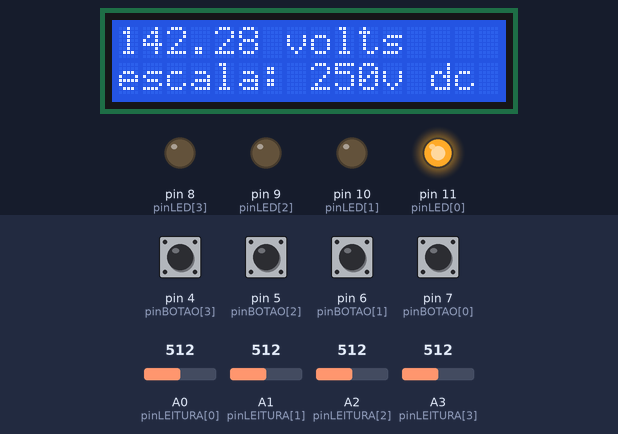
Bench run of a sketch on a simulated Arduino Uno, built with avr-gcc and run on an emulated ATmega328P. Shown: 16×2 character LCD, output pins drawn as LEDs (lit = HIGH). The inputs (shaded band) are chosen by the test bench; at power-on: pin 4 (pinBOTAO[3]), pin 5 (pinBOTAO[2]), pin 6 (pinBOTAO[1]), pin 7 (pinBOTAO[0]) HIGH, A1 (pinLEITURA[1]) = 512, A0 (pinLEITURA[0]) = 512, A2 (pinLEITURA[2]) = 512, A3 (pinLEITURA[3]) = 512. What the sketch prints to the serial monitor is not drawn.

Above: at 1.2 s.
1.3 s: pin 4 (pinBOTAO[3]) pulled LOW for 0.15 s
At 2.4 s:
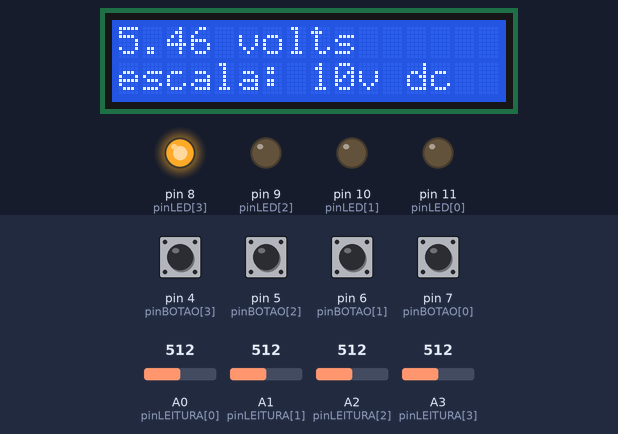
2.9 s: pin 5 (pinBOTAO[2]) pulled LOW for 0.15 s
At 3.9 s:
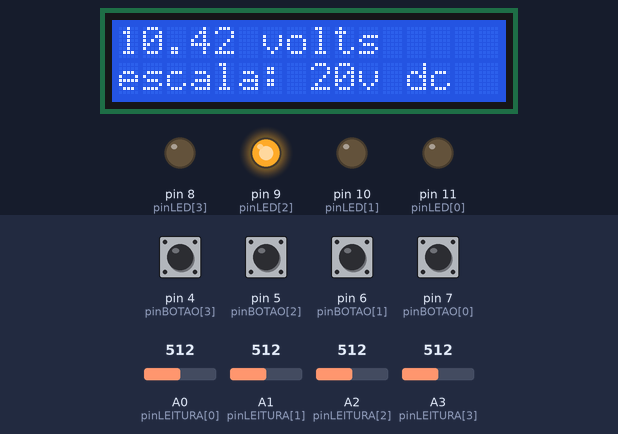
4.5 s: pin 6 (pinBOTAO[1]) pulled LOW for 0.15 s
At 5.2 s:
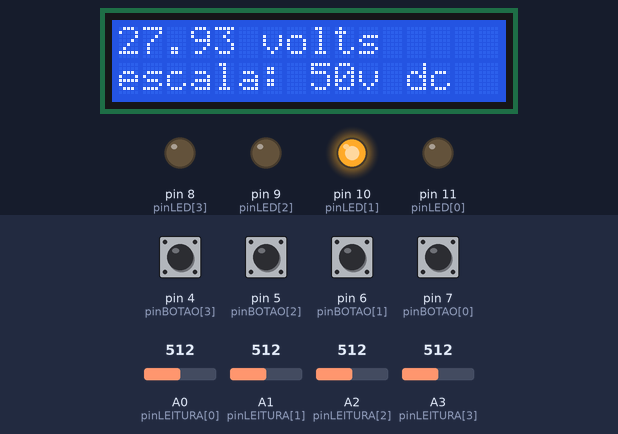
6.1 s: A1 (pinLEITURA[1]) set to 716
At 7.2 s:
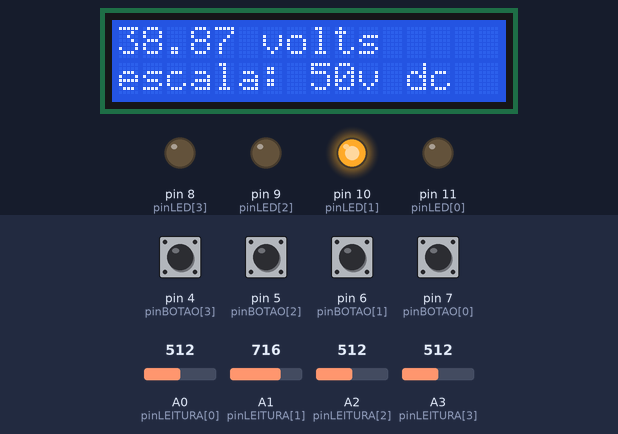
7.7 s: pin 7 (pinBOTAO[0]) pulled LOW for 0.15 s
At 7.78 s:
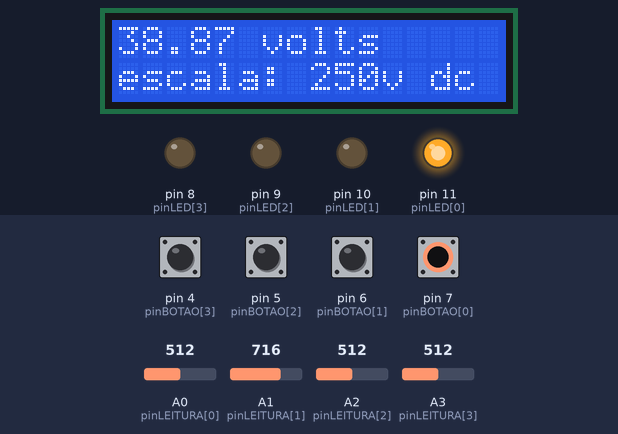
9.3 s: A0 (pinLEITURA[0]) set to 716
At 9.8 s:
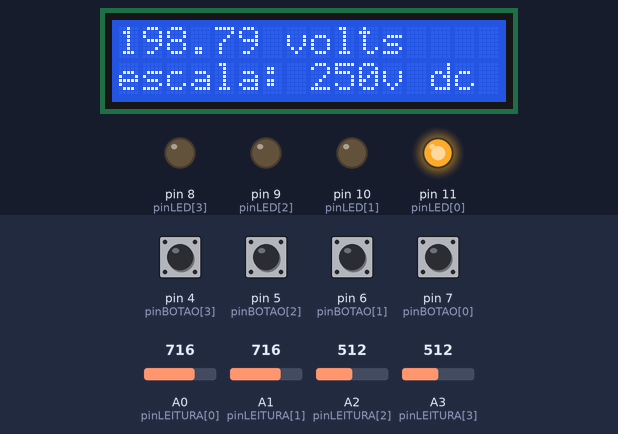
Timing chart, 0 to 11.9 s (numbered marks = the images above; inputs shaded):
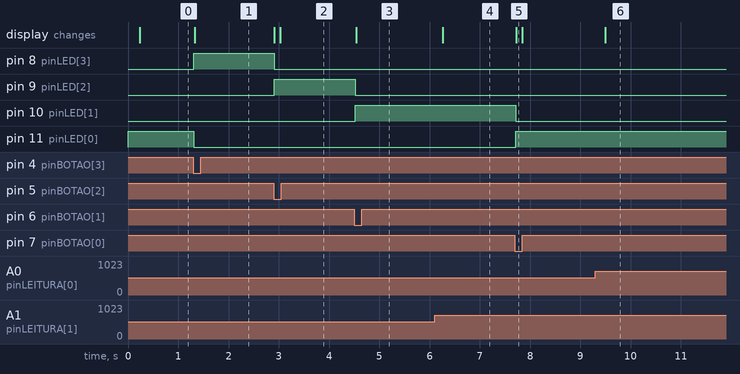

The sketch:

Q1078-Sketch.ino
```cpp
#include <LiquidCrystal_I2C.h>

byte pinLED[4] = {11, 10, 9, 8};
byte pinBOTAO[4] = {7, 6, 5, 4};
byte pinLEITURA[4] = {A0, A1, A2, A3};

String descEscala[4] = {"250v dc", "50v dc", "20v dc", "10v dc"};
float escalas[4] = {250, 50, 20, 10};
float calibracao[4] = {4.411, 4.554, 5.019, 4.99};  //divisor de tensão
float divisor[4];

int escala = 0;
unsigned long delayRefresh;

LiquidCrystal_I2C lcd(0x3F, 16, 2);

void setup()
{
  for (int nL = 0; nL < 4; nL++) {
    pinMode(pinLED[nL], OUTPUT);
    pinMode(pinBOTAO[nL], INPUT_PULLUP);

    divisor[nL] = (1023 * calibracao[nL]) / 5;
  }

  digitalWrite(pinLED[escala], HIGH);
  Serial.begin(9600);

  lcd.init();
  lcd.backlight();
  lcd.setCursor(0, 1); //Coluna, Linha
  lcd.print("escala: ");
  lcd.print(descEscala[escala]);
}

void loop()
{
  //Verifica acionamento dos botoes
  for (int nL = 0; nL < 4; nL++) {
    if (!digitalRead(pinBOTAO[nL])) {
      digitalWrite(pinLED[escala], LOW);
      escala = nL;
      digitalWrite(pinLED[escala], HIGH);

      lcd.setCursor(8, 1); //Coluna, Linha
      lcd.print(descEscala[escala]);
      lcd.print(" ");
    }
  }

  //Faz leitura na porta analógica correspondente à escala selecionada
  float leitura  = analogRead(pinLEITURA[escala]);
  float tensao = 0;

  if (leitura > 0) {
    //Calcula a tensão, antes dos divisores de tensão (tensão lida)
    tensao = (leitura * escalas[escala]) / divisor[escala];

    //Se a escala for AC, calcula a tensão de entrada, sendo que a tensão lida é a tensão média com a redução dos diodos da ponte retificadora
    //if (escala == 0) {
    //  tensao = tensao / 0.636; //Constante da formula da tensão média
    //  tensao = tensao + 1.4;   //Tensão reduzida pelos dois diodos da ponte retificadora
    //}

    //Se a escala for DC, soma a tensão reduzida pelo diodo de proteção
    //if (escala != 0) {
      tensao = tensao + 0.45;
    //}
  }

  if ((millis() - delayRefresh) > 200) {
    delayRefresh = millis();

    lcd.setCursor(0, 0); //Coluna, Linha
    lcd.print(tensao);
    lcd.print(" volts   ");

    Serial.print(tensao);
    Serial.println(" volts");
  }
  delay(20);
}
```

Measured:
- after the input at 1.3 s, pin 8 (pinLED[3]): LOW → HIGH at once; pin 11 (pinLED[0]): HIGH → LOW at once; the display: changes at once (image 1)
- after the input at 2.9 s, pin 8 (pinLED[3]): HIGH → LOW at once; pin 9 (pinLED[2]): LOW → HIGH at once; the display: first changes at once (image 2 shows a later state)
- after the input at 4.5 s, pin 9 (pinLED[2]): HIGH → LOW at once; pin 10 (pinLED[1]): LOW → HIGH at once; the display: changes at once (image 3)
- after the input at 6.1 s, the display: changes after 0.16 s (image 4)
- after the input at 7.7 s, pin 10 (pinLED[1]): HIGH → LOW at once; pin 11 (pinLED[0]): LOW → HIGH at once; the display: changes at once (image 5)
- after the input at 9.3 s, the display: changes after 0.19 s (image 6)
